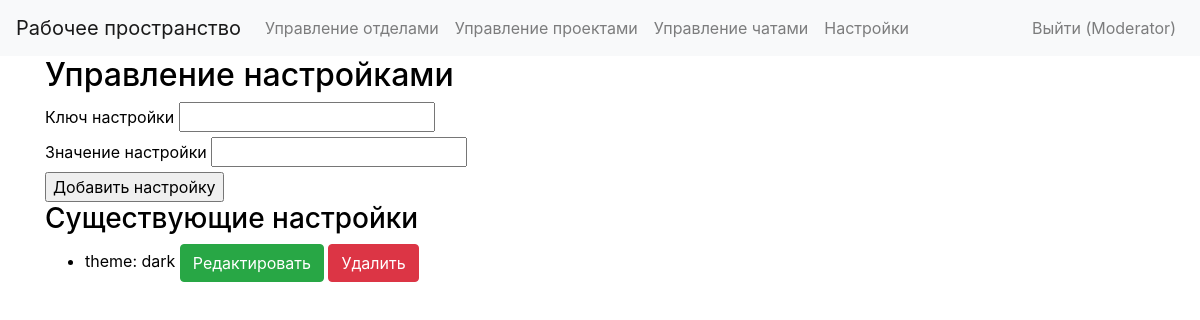
The app's page /moderator/settings (signed in) with its own data.
### app/models.py (models this page shows, shortened)
class User(db.Model, UserMixin):
    id = db.Column(db.Integer, primary_key=True)
    name = db.Column(db.String(50), nullable=False)
    email = db.Column(db.String(120), unique=True, nullable=False)
    password = db.Column(db.String(200), nullable=False)
    role_id = db.Column(db.Integer, db.ForeignKey('role.id'))
    department_id = db.Column(db.Integer, db.ForeignKey('department.id'))
    registered_on = db.Column(db.DateTime)

class Setting(db.Model):
    id = db.Column(db.Integer, primary_key=True)
    user_id = db.Column(db.Integer, db.ForeignKey('user.id'), nullable=False)  # Связь с пользователем
    key = db.Column(db.String(50), nullable=False)  # Убираем уникальность, чтобы один пользователь мог иметь несколько настроек
    value = db.Column(db.Text)
    user = db.relationship('User', backref='settings')  # Обратная связь с пользователем

### app/views.py (the view)
@app.route('/moderator/settings', methods=['GET', 'POST'])
@login_required
def manage_settings():
    form = SettingForm()
    if form.validate_on_submit():
        setting = Setting(key=form.key.data, value=form.value.data)
        db.session.add(setting)
        db.session.commit()
        flash('Настройка успешно добавлена!')
        return redirect(url_for('manage_settings'))
    settings = Setting.query.all()
    return render_template('manage_settings.html', form=form, settings=settings)

### app/forms.py
class SettingForm(FlaskForm):
    key = StringField('Ключ настройки', validators=[DataRequired()])
    value = StringField('Значение настройки', validators=[DataRequired()])
    submit = SubmitField('Добавить настройку')

### app/__init__.py (called while the page is built)
@login_manager.user_loader
def load_user(user_id):
    return models.User.query.get(int(user_id))

### app/templates/manage_settings.html (shortened to what this page needs)
{% extends "moder_base.html" %}
{% block content %}
<h2>Управление настройками</h2>
<form method="POST">
    <div>
        {{ form.key.label }} {{ form.key() }}
    </div>
     <div>
         {{ form.value.label }} {{ form.value() }}
     </div>
     <div>
         {{ form.submit() }}
     </div>
</form>
<h3>Существующие настройки</h3>
<ul>
{% for setting in settings %}
   <li>
       {{ setting.key }}: {{ setting.value }}
       <button type='button' class='btn btn-success' data-toggle='modal' data-target='#editModal{{ setting.id }}'>Редактировать</button>
       <form action="{{ url_for('delete_setting', id=setting.id) }}" method='POST' style='display:inline;'>
           <button type='submit' class='btn btn-danger'>Удалить</button>
       </form>
                       {% endfor %}
                       {% endblock %}

### app/templates/moder_base.html (shortened to what this page needs)
<!DOCTYPE html>
<html lang="en">
<head>
    <link rel="stylesheet" href="https://stackpath.bootstrapcdn.com/bootstrap/4.5.2/css/bootstrap.min.css">
    <link rel="stylesheet" href="{{ url_for('static', filename='css/styles.css') }}">
</head>
<body class="{{ 'dark' if theme_value else 'light' }}">
    <nav class="navbar navbar-expand-lg {{ 'bg-dark text-light' if theme_value else 'bg-light navbar-light' }}">
        <a class="navbar-brand" href="{{ url_for('index') }}">Рабочее пространство</a>
        <div class="collapse navbar-collapse" id="navbarNav">
            <ul class="navbar-nav mr-auto">
                <li class="nav-item"><a class="nav-link" href="{{ url_for('manage_departments') }}">Управление отделами</a></li>
                <li class="nav-item"><a class="nav-link" href="{{ url_for('manage_projects') }}">Управление проектами</a></li>
                <li class="nav-item"><a class="nav-link" href="{{ url_for('manage_chats') }}">Управление чатами</a></li>
                <li class="nav-item"><a class="nav-link" href="{{ url_for('settings') }}">Настройки</a></li>
            </ul>
            <ul class="navbar-nav ml-auto">
                {% if current_user.is_authenticated %}
                <li class="nav-item"><a class="nav-link" href="{{ url_for('logout') }}">Выйти ({{ current_user.name
                        }})</a></li>
                {% else %}
                <li class="nav-item"><a class="nav-link" href="{{ url_for('register') }}">Регистрация</a></li>
                <li class="nav-item"><a class="nav-link" href="{{ url_for('login') }}">Войти</a></li>
                {% endif %}
            </ul>
        </div>
    </nav>
    <div class="container">
        {% block content %}
        {% endblock %}
</body>
</html>

### app/static/css/styles.css (style rules this page uses)
body { transition: background-color 0.5s, color 0.5s; }
body.light { background-color: white; color: black; }
.btn { transition: background-color 0.5s, color 0.5s; }
a { color: #ddd; }

### records on screen
User: name "Moderator"
Setting: key "theme", value "dark"
